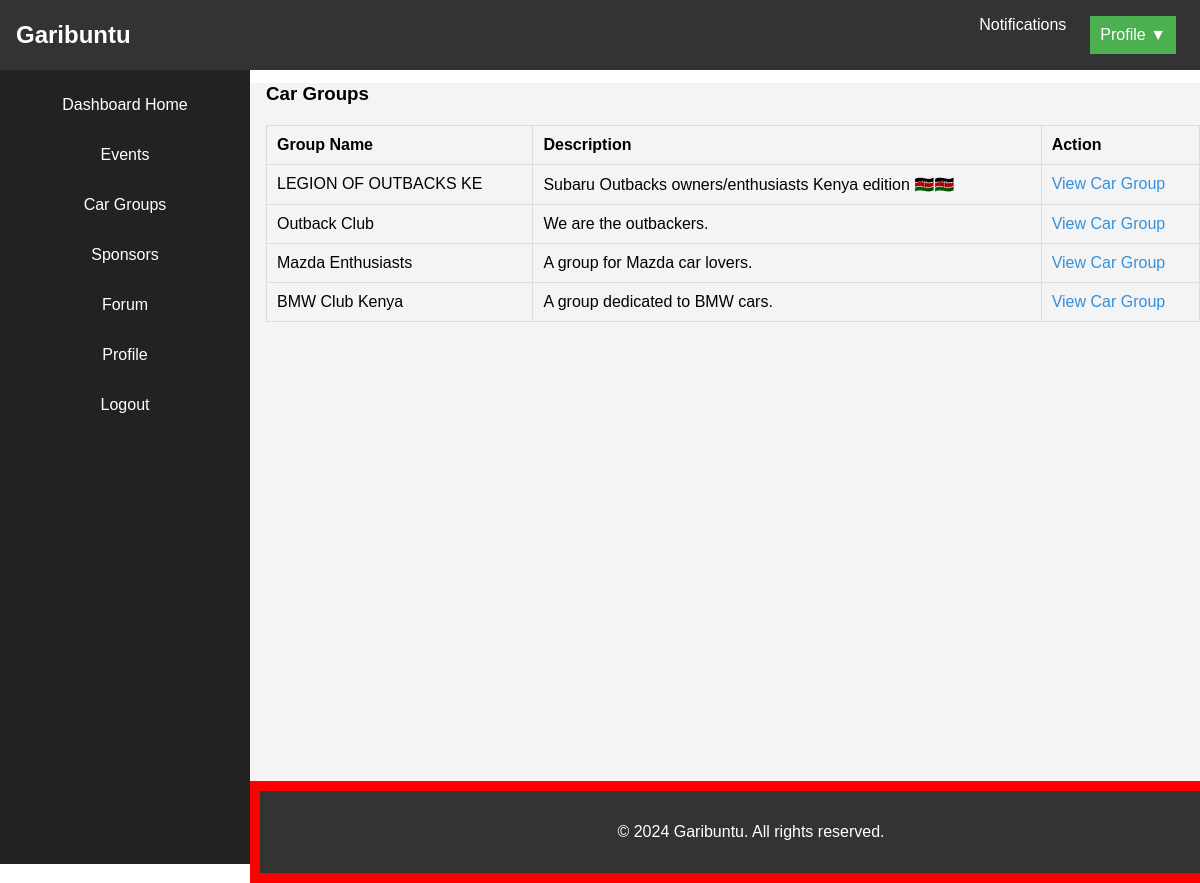
Screenshot of /car-group/ with the database file from the repository.
### events/models.py (models this page shows, shortened)
class CarGroup(models.Model):
    name = models.CharField(max_length=100)
    description = models.TextField()
    created_by = models.ForeignKey(User, on_delete=models.CASCADE, related_name='created_groups')
    members = models.ManyToManyField(User, related_name='joined_groups')

### garibuntu/views.py (the view)
# urls.py: path('car-group/', views.group_list_dash, name='group_list_dash'),
def group_list_dash(request):
    car_groups = CarGroup.objects.all()
    return render(request, 'dash-groups.html', {'car_groups':car_groups})

### garibuntu/templates/dash-groups.html (shortened to what this page needs)
{% extends 'base-dash.html' %}
{% block content %}
<div class="events-section">
    <h3>Car Groups</h3>
    {% if car_groups %}
    <table class="events-table">
        <thead>
            <tr>
                <th>Group Name</th>
                <th>Description</th>
                <th>Action</th>
            </tr>
        </thead>
        <tbody>
            {% for car_group in car_groups %}
                <tr>
                    <td>{{ car_group.name }}</td>
                    <td>{{ car_group.description|truncatewords:30 }}</td>
                    <td>
                        <a href="{% url 'garibuntu:car_group_dash' car_group.id %}" class="view-details">View Car Group</a>
                    </td>
                </tr>
            {% endfor %}
        </tbody>
    </table>
{% else %}
    <p>No car groups available. Check later.</p>
{% endif %}
</div>
{% endblock content %}

### garibuntu/static/css/style.css (style rules this page uses)
body { box-sizing: border-box; margin: 0; padding: 0; font-family: Arial, sans-serif; }
.events-table { width: 100%; border-collapse: collapse; margin-top: 20px; }
.events-table th, .events-table td { padding: 10px; border: 1px solid #ddd; text-align: left; }
.events-table th { background-color: #f4f4f4; font-weight: bold; }
.view-details, .register-button { color: #3490dc; text-decoration: none; }

### rows the page displays
CarGroup: name "LEGION OF OUTBACKS KE", description "Subaru Outbacks owners/enthusiasts Kenya edition 🇰🇪🇰🇪"
CarGroup: name "Outback Club", description "We are the outbackers."
CarGroup: name "Mazda Enthusiasts", description "A group for Mazda car lovers."
CarGroup: name "BMW Club Kenya", description "A group dedicated to BMW cars."
